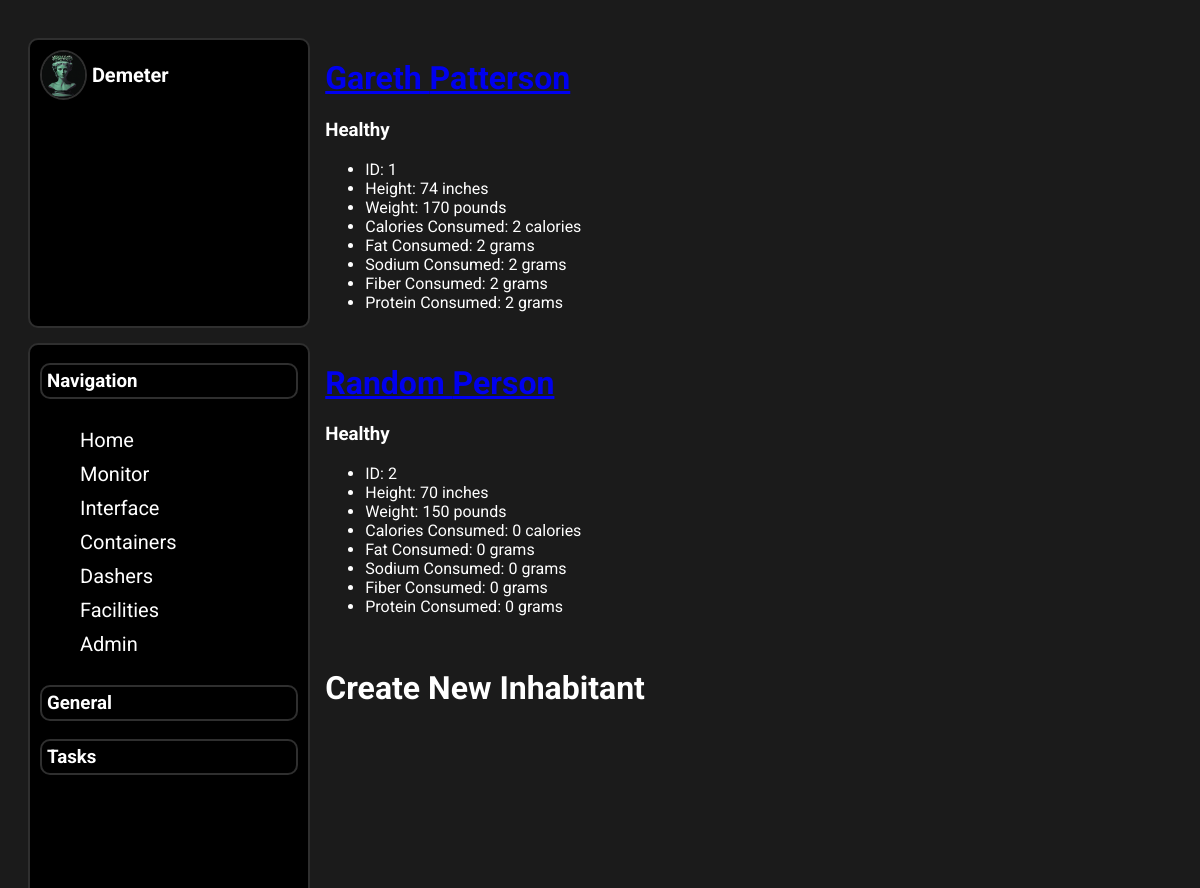
/monitor/ (upper part), run on an earlier commit of the app's database.
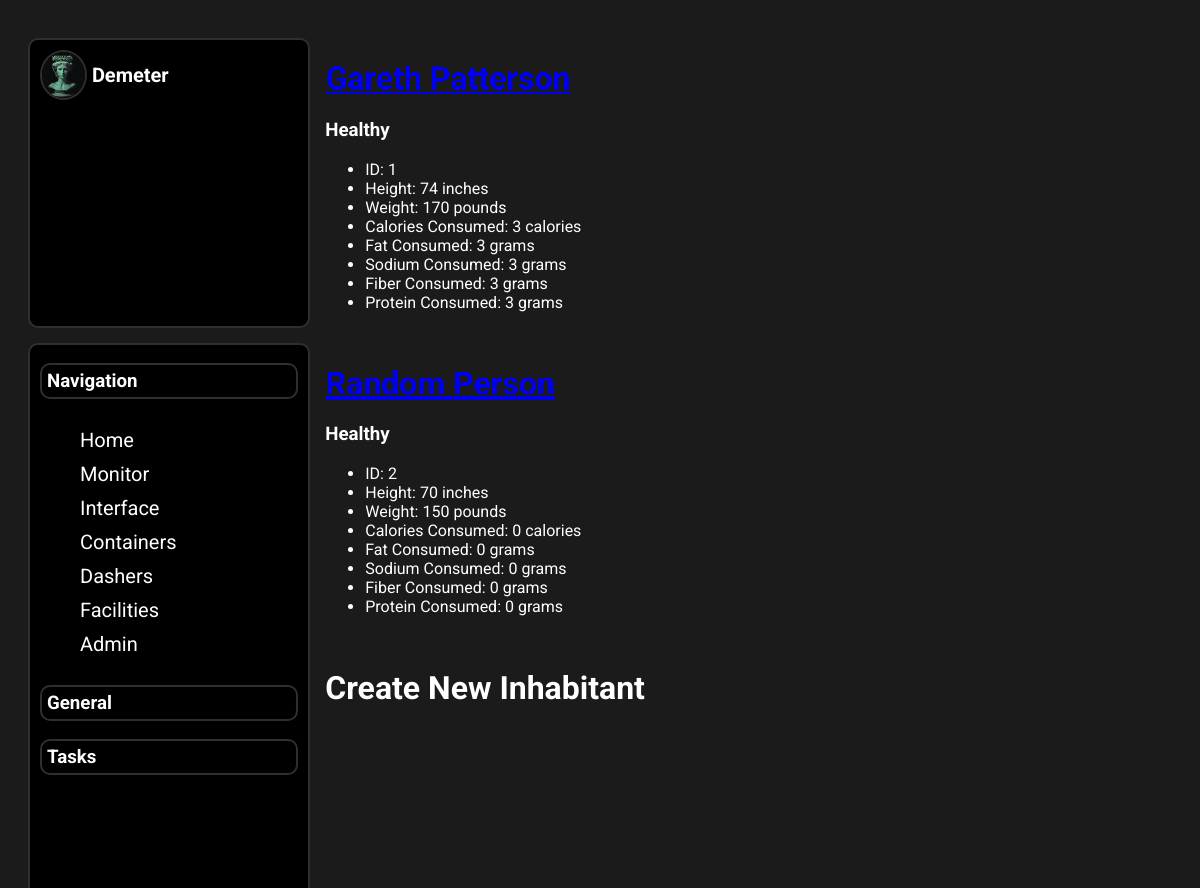
And on a later commit of the database.
### inhabitant/models.py (models this page shows, shortened)
class DailyNutrition(models.Model):
    dailyNutrition = models.UUIDField(default=uuid.uuid4, editable=True, unique=True)
    inhabitant = models.ForeignKey(Inhabitant, on_delete=models.CASCADE, related_name="Nutrition")
    dateStamp = models.DateField(default=datetime.today)
    timeStamp = models.DateTimeField(default=datetime.now)
    foodEaten = models.TextField(null=True, blank=True)
    caloriesConsumed = models.IntegerField(default=0, blank=False, null=False, validators=[MinValueValidator(0)])
    fatConsumed = models.IntegerField(default=0, blank=False, null=False, validators=[MinValueValidator(0)])
    sodiumConsumed = models.IntegerField(default=0, blank=False, null=False, validators=[MinValueValidator(0)])
    fiberConsumed = models.IntegerField(default=0, blank=False, null=False, validators=[MinValueValidator(0)])
    proteinConsumed = models.IntegerField(default=0, blank=False, null=False, validators=[MinValueValidator(0)])

class Inhabitant(models.Model):
    STATUS = [
    ("Healthy", "Healthy"),
    ("Sick", "Sick"),
    ("Recovering","Recovering"),
    ("Injured","Injured"),
    ("Deceased","Deceased"),
    ]
    firstName = models.CharField(max_length=64)
    lastName = models.CharField(max_length=64)
    inhabitantID = models.CharField(max_length=64,primary_key=True)
    height =models.IntegerField(blank=False)
    weight = models.IntegerField(blank=False)
    status = models.CharField(max_length=64,default="Healthy",choices=STATUS)
    isVegetarian = models.BooleanField(default=False)
    allergyGluten = models.BooleanField(default=False)
    allergyDairy = models.BooleanField(default=False)

### inhabitant/views.py (the view)
# urls.py: path("monitor/",views.healthMonitor,name="monitor"),
def healthMonitor(request):
    nutrition = DailyNutrition.objects.all()
    inhabitants = Inhabitant.objects.all()
    typeRation = TypeRation.objects.all()
    if request.method == 'POST':
        form = InhabitantForm(request.POST)
        if form.is_valid():
            inhabModel = form.save()
            dn = DailyNutrition.objects.create(
                inhabitant=inhabModel,
            )
    else:
        form = InhabitantForm()
    context ={
        "inhabitant": inhabitants,
        "nutrition": nutrition,
        "form":form,
    }
    return render(request, "inhabitant/monitor.html",context)

### inhabitant/templates/inhabitant/monitor.html (shortened to what this page needs)
{% extends 'inhabitant/base.html' %}
{% block body%}
{% load static %}
<link rel="stylesheet" type="text/css" href="{% static 'css/home.css' %}">
{% for person in nutrition %}
<div>
<h1 class="inhabitant-display"><a href="{% url 'inhabdash' inhabitantID=person.inhabitant.inhabitantID %}" >{{ person.inhabitant.firstName }} {{ person.inhabitant.lastName }}</a></h1>
<h3>{{ person.inhabitant.status }}</h3>
    <ul>
        <li>ID: {{ person.inhabitant.inhabitantID }}</li>
        <li>Height: {{ person.inhabitant.height }} inches</li>
        <li>Weight: {{ person.inhabitant.weight }} pounds</li>
        <li>Calories Consumed: {{ person.caloriesConsumed }} calories</li>
        <li>Fat Consumed: {{ person.fatConsumed }} grams</li>
        <li>Sodium Consumed: {{ person.sodiumConsumed }} grams</li>
        <li>Fiber Consumed: {{ person.fiberConsumed }} grams</li>
        <li>Protein Consumed: {{ person.proteinConsumed }} grams</li>
    </ul>
</div>
{% endfor %}
<h1>Create New Inhabitant</h1>
<h1>{{ method }}</h1>
<form action="" method="post">
</form>
{% endblock body %}

What changed in the data, as far as the page shows it:
changed DailyNutrition (number 1 of 2 on the later page): caloriesConsumed "2" → "3"; fatConsumed "2" → "3"; sodiumConsumed "2" → "3"; fiberConsumed "2" → "3"; proteinConsumed "2" → "3"
